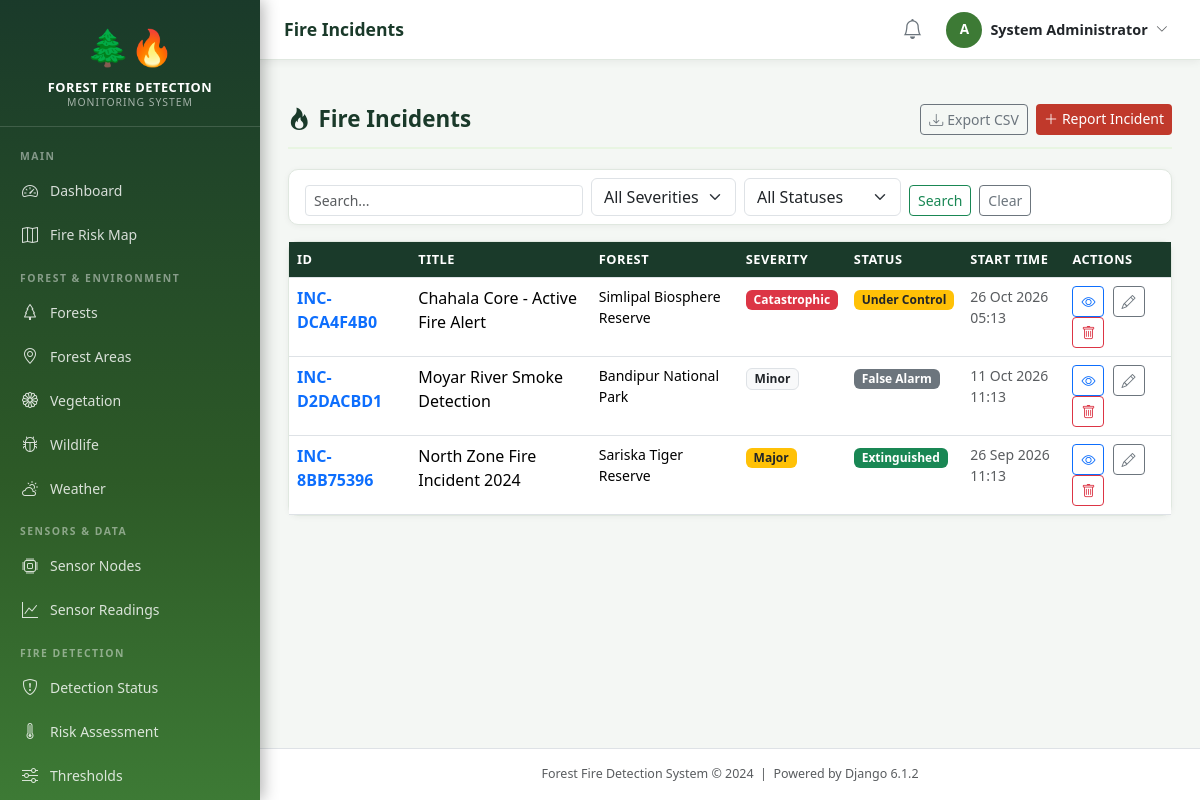
/incidents/ (signed in), run on the app's committed database.
### accounts/models.py (models this page shows, shortened)
class CustomUser(AbstractUser):
    ROLE_CHOICES = [
        ('administrator', 'Administrator'),
        ('forest_officer', 'Forest Officer'),
        ('fire_department', 'Fire Department'),
        ('local_authority', 'Local Authority'),
    ]
    role = models.CharField(max_length=20, choices=ROLE_CHOICES, default='forest_officer')
    phone_number = models.CharField(max_length=15, blank=True)
    department = models.CharField(max_length=100, blank=True)
    employee_id = models.CharField(max_length=20, blank=True)
    profile_picture = models.ImageField(upload_to='profiles/', blank=True, null=True)
    is_active = models.BooleanField(default=True)
    created_at = models.DateTimeField(auto_now_add=True)
    updated_at = models.DateTimeField(auto_now=True)
    @property
    def is_admin(self):
        return self.role == 'administrator' or self.is_superuser
    class Meta:
        verbose_name = 'User'
        verbose_name_plural = 'Users'

### incidents/models.py (models this page shows, shortened)
class FireIncident(models.Model):
    SEVERITY_CHOICES = [
        ('minor', 'Minor'),
        ('moderate', 'Moderate'),
        ('major', 'Major'),
        ('catastrophic', 'Catastrophic'),
    ]
    STATUS_CHOICES = [
        ('suspected', 'Suspected'),
        ('confirmed', 'Confirmed'),
        ('under_control', 'Under Control'),
        ('extinguished', 'Extinguished'),
        ('false_alarm', 'False Alarm'),
    ]
    incident_id = models.CharField(max_length=50, unique=True, blank=True)
    forest = models.ForeignKey(Forest, on_delete=models.SET_NULL, null=True,
                                related_name='fire_incidents')
    forest_area = models.ForeignKey(ForestArea, on_delete=models.SET_NULL, null=True, blank=True,
                                     related_name='fire_incidents')
    title = models.CharField(max_length=300)
    description = models.TextField(blank=True)
    latitude = models.DecimalField(max_digits=10, decimal_places=7, null=True, blank=True)
    longitude = models.DecimalField(max_digits=10, decimal_places=7, null=True, blank=True)
    location_description = models.CharField(max_length=500, blank=True)
    severity = models.CharField(max_length=15, choices=SEVERITY_CHOICES, default='minor')
    status = models.CharField(max_length=20, choices=STATUS_CHOICES, default='suspected')
    fire_start_time = models.DateTimeField(default=timezone.now)
    fire_end_time = models.DateTimeField(null=True, blank=True)
    area_burned_hectares = models.DecimalField(max_digits=8, decimal_places=2, null=True, blank=True)
    estimated_damage = models.TextField(blank=True)
    reported_by = models.ForeignKey(
        settings.AUTH_USER_MODEL, on_delete=models.SET_NULL, null=True, blank=True,
        related_name='reported_incidents'
    )
    reported_at = models.DateTimeField(auto_now_add=True)
    updated_at = models.DateTimeField(auto_now=True)
    is_simulated = models.BooleanField(default=False)
    class Meta:
        ordering = ['-fire_start_time']
        verbose_name = 'Fire Incident'

### forest_env/models.py (models this page shows)
class Forest(models.Model):
    name = models.CharField(max_length=200)
    description = models.TextField(blank=True)
    state = models.CharField(max_length=100)
    district = models.CharField(max_length=100)
    established_year = models.PositiveIntegerField(null=True, blank=True)
    total_area_hectares = models.DecimalField(max_digits=12, decimal_places=2, null=True, blank=True)
    forest_type = models.CharField(max_length=100, blank=True,
                                   help_text='e.g., Tropical, Deciduous, Evergreen')
    is_protected = models.BooleanField(default=False)
    created_at = models.DateTimeField(auto_now_add=True)
    def __str__(self):
        return self.name
    class Meta:
        ordering = ['name']

### incidents/views.py (the view, shortened to what this page needs)
# urls.py: path('', views.incident_list, name='incident_list'),
@login_required
def incident_list(request):
    incidents = FireIncident.objects.select_related('forest', 'forest_area').order_by('-fire_start_time')
    form = IncidentSearchForm(request.GET or None)
    paginator = Paginator(incidents, 15)
    page_obj = paginator.get_page(request.GET.get('page'))
    return render(request, 'incidents/incident_list.html',
                  {'page_obj': page_obj, 'form': form, 'title': 'Fire Incidents'})

### incidents/forms.py
class IncidentSearchForm(forms.Form):
    q = forms.CharField(required=False, widget=forms.TextInput(attrs={
        'class': 'form-control', 'placeholder': 'Search by title, ID...'}))
    severity = forms.ChoiceField(required=False, choices=[('', 'All Severities')] +
                                  FireIncident.SEVERITY_CHOICES,
                                  widget=forms.Select(attrs={'class': 'form-select'}))
    status = forms.ChoiceField(required=False, choices=[('', 'All Statuses')] +
                                FireIncident.STATUS_CHOICES,
                                widget=forms.Select(attrs={'class': 'form-select'}))

### core/context_processors.py (called while the page is built)
def alert_context(request):
    if request.user.is_authenticated:
        try:
            count = Alert.objects.filter(status='active').count()
        except Exception:
            count = 0
        return {'active_alert_count': count}
    return {'active_alert_count': 0}

### templates/incidents/incident_list.html (shortened to what this page needs)
{% extends 'base.html' %}
{% block content %}
<div class="section-header">
  <h1 class="section-title"><i class="bi bi-fire me-2"></i>{{ title }}</h1>
  <div class="d-flex gap-2">
    <a href="{% url 'incidents:export_csv' %}" class="btn btn-outline-secondary btn-sm"><i class="bi bi-download me-1"></i>Export CSV</a>
    <a href="{% url 'incidents:incident_create' %}" class="btn btn-fire btn-sm"><i class="bi bi-plus-lg me-1"></i>Report Incident</a>
  </div>
</div>
<div class="card mb-3"><div class="card-body py-2">
  <form method="get" class="row g-2 align-items-end">
    <div class="col-md-4"><input type="text" name="q" value="{{ form.q.value|default:'' }}" class="form-control form-control-sm" placeholder="Search..."></div>
    <div class="col-auto">{{ form.severity }}</div>
    <div class="col-auto">{{ form.status }}</div>
    <div class="col-auto"><button type="submit" class="btn btn-outline-success btn-sm">Search</button></div>
    <div class="col-auto"><a href="{% url 'incidents:incident_list' %}" class="btn btn-outline-secondary btn-sm">Clear</a></div>
  </form>
</div></div>
<div class="card"><div class="table-responsive">
  <table class="table table-hover table-forest mb-0">
    <thead><tr><th>ID</th><th>Title</th><th>Forest</th><th>Severity</th><th>Status</th><th>Start Time</th><th>Actions</th></tr></thead>
    <tbody>
      {% for inc in page_obj %}
      <tr>
        <td><a href="{% url 'incidents:incident_detail' inc.pk %}" class="fw-bold">{{ inc.incident_id }}</a></td>
        <td>{{ inc.title|truncatechars:45 }}</td>
        <td class="small">{{ inc.forest|default:"—" }}</td>
        <td><span class="badge {% if inc.severity == 'catastrophic' %}bg-danger{% elif inc.severity == 'major' %}bg-warning text-dark{% elif inc.severity == 'moderate' %}bg-secondary{% else %}bg-light text-dark border{% endif %}">{{ inc.get_severity_display }}</span></td>
        <td><span class="badge {% if inc.status == 'confirmed' or inc.status == 'suspected' %}bg-danger{% elif inc.status == 'under_control' %}bg-warning text-dark{% elif inc.status == 'extinguished' %}bg-success{% else %}bg-secondary{% endif %}">{{ inc.get_status_display }}</span></td>
        <td class="small text-muted">{{ inc.fire_start_time|date:"d M Y H:i" }}</td>
        <td>
          <a href="{% url 'incidents:incident_detail' inc.pk %}" class="btn btn-sm btn-outline-primary me-1"><i class="bi bi-eye"></i></a>
          <a href="{% url 'incidents:incident_update' inc.pk %}" class="btn btn-sm btn-outline-secondary me-1"><i class="bi bi-pencil"></i></a>
          <a href="{% url 'incidents:incident_delete' inc.pk %}" class="btn btn-sm btn-outline-danger"><i class="bi bi-trash"></i></a>
        </td>
      </tr>
      {% empty %}<tr><td colspan="7" class="text-center text-muted py-4">No incidents found.</td></tr>{% endfor %}
    </tbody>
  </table>
</div></div>
{% endblock %}

### templates/base.html (shortened to what this page needs)
{% load static %}
<!DOCTYPE html>
<html lang="en">
<head>
    <link href="https://cdn.jsdelivr.net/npm/bootstrap@5.3.2/dist/css/bootstrap.min.css" rel="stylesheet">
    <link href="https://cdn.jsdelivr.net/npm/bootstrap-icons@1.11.3/font/bootstrap-icons.min.css" rel="stylesheet">
    <link rel="stylesheet" href="https://unpkg.com/leaflet@1.9.4/dist/leaflet.css">
    <link rel="stylesheet" href="{% static 'css/main.css' %}">
</head>
<body>
<nav class="sidebar" id="mainSidebar">
    <div class="sidebar-brand">
        <span class="brand-icon">🌲🔥</span>
        <div class="brand-title">Forest Fire Detection</div>
        <div class="brand-subtitle">Monitoring System</div>
    </div>
    <ul class="nav flex-column py-2">
        <li class="nav-section-label">Main</li>
        <li class="nav-item">
            <a class="nav-link" href="{% url 'dashboard:home' %}">
                <span class="icon"><i class="bi bi-speedometer2"></i></span> Dashboard
            </a>
        </li>
        <li class="nav-item">
            <a class="nav-link" href="{% url 'dashboard:fire_risk_map' %}">
                <span class="icon"><i class="bi bi-map"></i></span> Fire Risk Map
            </a>
        </li>
        <li class="nav-section-label">Forest & Environment</li>
        <li class="nav-item">
            <a class="nav-link" href="{% url 'forest_env:forest_list' %}">
                <span class="icon"><i class="bi bi-tree"></i></span> Forests
            </a>
        </li>
        <li class="nav-item">
            <a class="nav-link" href="{% url 'forest_env:area_list' %}">
                <span class="icon"><i class="bi bi-geo-alt"></i></span> Forest Areas
            </a>
        </li>
        <li class="nav-item">
            <a class="nav-link" href="{% url 'forest_env:vegetation_list' %}">
                <span class="icon"><i class="bi bi-flower1"></i></span> Vegetation
            </a>
        </li>
        <li class="nav-item">
            <a class="nav-link" href="{% url 'forest_env:wildlife_list' %}">
                <span class="icon"><i class="bi bi-bug"></i></span> Wildlife
            </a>
        </li>
        <li class="nav-item">
            <a class="nav-link" href="{% url 'forest_env:weather_list' %}">
                <span class="icon"><i class="bi bi-cloud-sun"></i></span> Weather
            </a>
        </li>
        <li class="nav-section-label">Sensors & Data</li>
        <li class="nav-item">
            <a class="nav-link" href="{% url 'sensors:node_list' %}">
                <span class="icon"><i class="bi bi-cpu"></i></span> Sensor Nodes
            </a>
        </li>
        <li class="nav-item">
            <a class="nav-link" href="{% url 'sensors:reading_list' %}">
                <span class="icon"><i class="bi bi-graph-up"></i></span> Sensor Readings
            </a>
        </li>
        <li class="nav-section-label">Fire Detection</li>
        <li class="nav-item">
            <a class="nav-link" href="{% url 'detection:status' %}">
                <span class="icon"><i class="bi bi-shield-exclamation"></i></span> Detection Status
            </a>
        </li>
        <li class="nav-item">
            <a class="nav-link" href="{% url 'detection:risk_dashboard' %}">
                <span class="icon"><i class="bi bi-thermometer-high"></i></span> Risk Assessment
            </a>
        </li>
        <li class="nav-item">
            <a class="nav-link" href="{% url 'detection:threshold_list' %}">
                <span class="icon"><i class="bi bi-sliders"></i></span> Thresholds
            </a>
        </li>
    </ul>
</nav>
<div class="main-content">
    <div class="top-navbar">
        <div class="d-flex align-items-center gap-3">
            <span class="page-title-nav">{% block page_title %}{{ title|default:"Dashboard" }}{% endblock %}</span>
        </div>
        <div class="d-flex align-items-center gap-3">
            <a href="{% url 'alerts:alert_list' %}" class="position-relative text-secondary">
                <i class="bi bi-bell fs-5"></i>
            </a>
            <div class="dropdown">
                <button class="btn btn-sm d-flex align-items-center gap-2 border-0 bg-transparent"
                        data-bs-toggle="dropdown">
                    <div class="user-avatar">{{ user.username|first|upper }}</div>
                    <span class="d-none d-sm-inline text-dark fw-semibold" style="font-size:0.9rem;">
                        {{ user.get_full_name|default:user.username }}
                    </span>
                    <i class="bi bi-chevron-down small text-muted"></i>
                </button>
            </div>
        </div>
    </div>
    <div class="px-4 pt-3">
    </div>
    <div class="content-area">
        {% block content %}{% endblock %}
    </div>
    <footer class="text-center py-3 text-muted border-top bg-white" style="font-size:0.78rem;">
        Forest Fire Detection System &copy; 2024 &nbsp;|&nbsp; Powered by Django 6.1.2
    </footer>
</div>
</body>
</html>

### static/css/main.css (style rules this page uses)
:root { --forest-dark: #1a3a2a; --forest-green: #2d5a27; --forest-mid: #3d7a35; --forest-light: #5a9e4e; --forest-pale: #e8f5e2; --fire-red: #c0392b; --fire-orange: #e67e22; --fire-yellow: #f39c12; --warning-amber: #f0ad4e; --text-dark: #1a2a1a; --sidebar-width: 260px; --header-height: 60px; }
body { font-family: 'Segoe UI', system-ui, -apple-system, sans-serif; background-color: #f4f7f4; color: var(--text-dark); margin: 0; padding: 0; }
a { text-decoration: none; }
.sidebar { position: fixed; top: 0; left: 0; width: var(--sidebar-width); height: 100vh; background: linear-gradient(180deg, var(--forest-dark) 0%, var(--forest-green) 60%, var(--forest-mid) 100%); z-index: 1000; overflow-y: auto; transition: transform 0.3s ease; box-shadow: 3px 0 15px rgba(0,0,0,0.3); }
.sidebar-brand { padding: 20px 20px 15px; border-bottom: 1px solid rgba(255,255,255,0.15); text-align: center; }
.sidebar-brand .brand-icon { font-size: 2.2rem; display: block; margin-bottom: 6px; }
.sidebar-brand .brand-title { color: #fff; font-size: 0.8rem; font-weight: 700; letter-spacing: 0.5px; line-height: 1.3; text-transform: uppercase; }
.sidebar-brand .brand-subtitle { color: rgba(255,255,255,0.6); font-size: 0.65rem; letter-spacing: 1px; text-transform: uppercase; }
.nav-section-label { padding: 14px 20px 4px; color: rgba(255,255,255,0.45); font-size: 0.65rem; font-weight: 700; letter-spacing: 1.5px; text-transform: uppercase; }
.sidebar .nav-link { color: rgba(255,255,255,0.82); padding: 10px 20px; border-radius: 0; font-size: 0.875rem; display: flex; align-items: center; gap: 10px; transition: all 0.2s; }
.sidebar .nav-link .icon { width: 20px; text-align: center; font-size: 1rem; }
.main-content { margin-left: var(--sidebar-width); min-height: 100vh; display: flex; flex-direction: column; }
.top-navbar { background: #fff; border-bottom: 1px solid #e0e8e0; height: var(--header-height); display: flex; align-items: center; padding: 0 24px; position: sticky; top: 0; z-index: 999; box-shadow: 0 2px 8px rgba(0,0,0,0.06); justify-content: space-between; }
.page-title-nav { font-size: 1.1rem; font-weight: 600; color: var(--forest-dark); }
.user-avatar { width: 36px; height: 36px; border-radius: 50%; background: var(--forest-mid); color: #fff; display: flex; align-items: center; justify-content: center; font-weight: 700; font-size: 0.85rem; }
.content-area { padding: 28px; flex: 1; }
.table-forest th { background-color: var(--forest-dark); color: #fff; font-size: 0.8rem; text-transform: uppercase; letter-spacing: 0.5px; font-weight: 600; }
.card { border: 1px solid #e0e8e0; border-radius: 10px; box-shadow: 0 1px 6px rgba(0,0,0,0.05); }
.btn-fire { background-color: var(--fire-red); color: #fff; border: none; }
.section-header { display: flex; align-items: center; justify-content: space-between; margin-bottom: 20px; padding-bottom: 12px; border-bottom: 2px solid var(--forest-pale); }
.section-title { font-size: 1.4rem; font-weight: 700; color: var(--forest-dark); margin: 0; }

### data on the page
CustomUser: username|first "A", get_full_name "System Administrator"
FireIncident: incident_id "INC-DCA4F4B0", title "Chahala Core - Active Fire Alert", forest "Simlipal Biosphere Reserve", severity "Catastrophic", status "Under Control", fire_start_time "26 Oct 2026 05:13"
FireIncident: incident_id "INC-D2DACBD1", title "Moyar River Smoke Detection", forest "Bandipur National Park", severity "Minor", status "False Alarm", fire_start_time "11 Oct 2026 11:13"
FireIncident: incident_id "INC-8BB75396", title "North Zone Fire Incident 2024", forest "Sariska Tiger Reserve", severity "Major", status "Extinguished", fire_start_time "26 Sep 2026 11:13"

### other printed values
{{ title|default:"Dashboard" }} "Fire Incidents"
{{ title }} "Fire Incidents"
